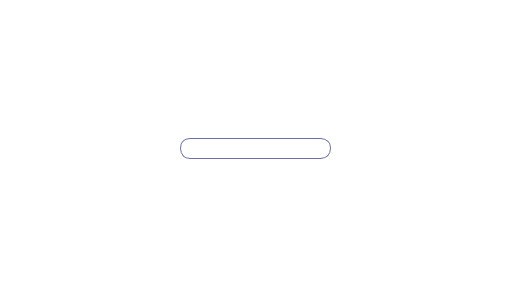
<?xml version="1.0" encoding="UTF-8"?>
<ui version="4.0">
 <class>SecondDialog</class>
 <widget class="QDialog" name="SecondDialog">
  <property name="geometry">
   <rect>
    <x>0</x>
    <y>0</y>
    <width>529</width>
    <height>305</height>
   </rect>
  </property>
  <property name="windowTitle">
   <string>GUI - Usuario</string>
  </property>
  <property name="styleSheet">
   <string notr="true">background-color: rgb(255, 255, 255);</string>
  </property>
  <widget class="QLabel" name="tx_label">
   <property name="geometry">
    <rect>
     <x>65</x>
     <y>30</y>
     <width>191</width>
     <height>20</height>
    </rect>
   </property>
   <property name="font">
    <font>
     <family>Ubuntu Mono</family>
     <pointsize>13</pointsize>
     <weight>50</weight>
     <bold>false</bold>
    </font>
   </property>
   <property name="styleSheet">
    <string notr="true">background-color: transparent;
color: rgb(255, 255, 255);</string>
   </property>
   <property name="text">
    <string>....</string>
   </property>
  </widget>
  <widget class="QPushButton" name="Btn_llamar">
   <property name="geometry">
    <rect>
     <x>440</x>
     <y>20</y>
     <width>51</width>
     <height>41</height>
    </rect>
   </property>
   <property name="cursor">
    <cursorShape>PointingHandCursor</cursorShape>
   </property>
   <property name="styleSheet">
    <string notr="true">background-color: transparent;
border: None;</string>
   </property>
  </widget>
  <widget class="QListWidget" name="list_contactos">
   <property name="geometry">
    <rect>
     <x>180</x>
     <y>138</y>
     <width>151</width>
     <height>21</height>
    </rect>
   </property>
   <property name="styleSheet">
    <string notr="true">border: 1px solid #6a6ea9;
border-radius: 10px;</string>
   </property>
   <property name="verticalScrollBarPolicy">
    <enum>Qt::ScrollBarAlwaysOff</enum>
   </property>
   <property name="movement">
    <enum>QListView::Static</enum>
   </property>
   <property name="flow">
    <enum>QListView::TopToBottom</enum>
   </property>
   <property name="layoutMode">
    <enum>QListView::SinglePass</enum>
   </property>
   <property name="viewMode">
    <enum>QListView::ListMode</enum>
   </property>
   <property name="wordWrap">
    <bool>false</bool>
   </property>
   <property name="itemAlignment">
    <set>Qt::AlignCenter</set>
   </property>
   <property name="sortingEnabled">
    <bool>true</bool>
   </property>
  </widget>
  <widget class="QLabel" name="fondo_2">
   <property name="geometry">
    <rect>
     <x>0</x>
     <y>-10</y>
     <width>531</width>
     <height>321</height>
    </rect>
   </property>
   <property name="text">
    <string/>
   </property>
   <property name="pixmap">
    <pixmap>diseno/Fondo2.png</pixmap>
   </property>
   <property name="scaledContents">
    <bool>true</bool>
   </property>
  </widget>
  <widget class="QLabel" name="usuario">
   <property name="geometry">
    <rect>
     <x>30</x>
     <y>26</y>
     <width>31</width>
     <height>31</height>
    </rect>
   </property>
   <property name="styleSheet">
    <string notr="true">background-color: transparent;</string>
   </property>
   <property name="text">
    <string/>
   </property>
   <property name="pixmap">
    <pixmap>diseno/Usuario.png</pixmap>
   </property>
   <property name="scaledContents">
    <bool>true</bool>
   </property>
   <property name="wordWrap">
    <bool>false</bool>
   </property>
  </widget>
  <widget class="QLabel" name="usuario_2">
   <property name="geometry">
    <rect>
     <x>310</x>
     <y>140</y>
     <width>16</width>
     <height>16</height>
    </rect>
   </property>
   <property name="styleSheet">
    <string notr="true">background-color: transparent;</string>
   </property>
   <property name="text">
    <string/>
   </property>
   <property name="pixmap">
    <pixmap>diseno/B7.png</pixmap>
   </property>
   <property name="scaledContents">
    <bool>true</bool>
   </property>
   <property name="wordWrap">
    <bool>false</bool>
   </property>
  </widget>
  <widget class="QLabel" name="tx_label_2">
   <property name="geometry">
    <rect>
     <x>200</x>
     <y>118</y>
     <width>111</width>
     <height>20</height>
    </rect>
   </property>
   <property name="font">
    <font>
     <family>Ubuntu Mono</family>
     <pointsize>13</pointsize>
     <weight>50</weight>
     <bold>false</bold>
    </font>
   </property>
   <property name="styleSheet">
    <string notr="true">background-color: transparent;
color: rgb(255, 255, 255);</string>
   </property>
   <property name="text">
    <string>Nueva Llamada</string>
   </property>
  </widget>
  <zorder>fondo_2</zorder>
  <zorder>tx_label</zorder>
  <zorder>Btn_llamar</zorder>
  <zorder>list_contactos</zorder>
  <zorder>usuario</zorder>
  <zorder>usuario_2</zorder>
  <zorder>tx_label_2</zorder>
 </widget>
 <resources/>
 <connections/>
</ui>
